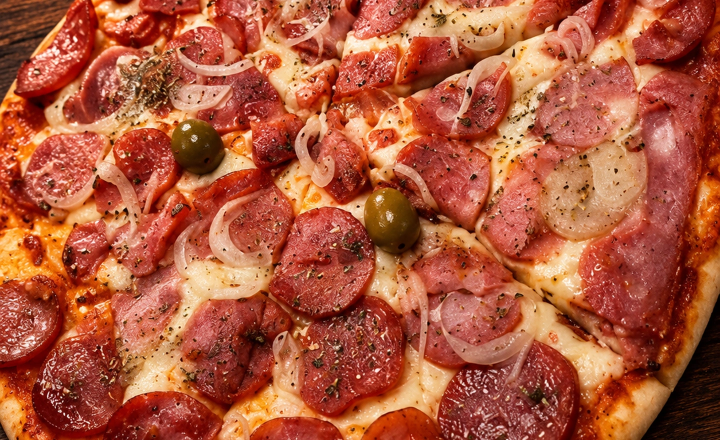
#> input picture assets/card_fotos.webp, 1440 x 880 px (shown at 1/2 size)
$ python -i photo_quality.py   (imports and definitions only)
#> lines starting #> are read from the running program, lines starting #| are printed output that depends on the picture
#> further down, picture is the input picture: PIL image 1440x880 RGB; mean R, G, B 175.6, 88.6, 59.5
"""StayVision V3.2 — diagnóstico e pré-tratamento fotográfico 100% local.

Não usa IA generativa, redes ou créditos. Métricas heurísticas NÃO certificam
nitidez nem fidelidade; qualquer foto transformada requer aprovação humana.
"""
from __future__ import annotations
import json
from pathlib import Path
from PIL import Image, ImageOps, ImageStat, ImageEnhance, ImageFilter

VERSION='SV_PHOTO_QUALITY_3_2'


def _small(im):
    sample=ImageOps.exif_transpose(im).convert('RGB')
    sample.thumbnail((512,512),Image.Resampling.LANCZOS)
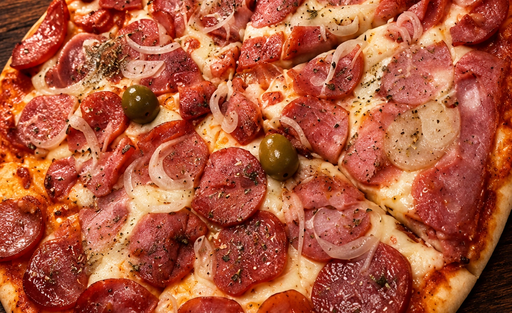
#> sample: PIL image 512x313 RGB; mean R, G, B 175.6, 88.6, 59.5
    return sample


def diagnose(im):
    """Sinais aproximados de risco, sem adivinhar conteúdo ou inventar detalhes."""
    im=ImageOps.exif_transpose(im)
    if im.width<1 or im.height<1:raise ValueError('Imagem vazia.')
    sm=_small(im)
    gray=sm.convert('L'); st=ImageStat.Stat(gray)
#> after `gray = sm.convert('L')`:
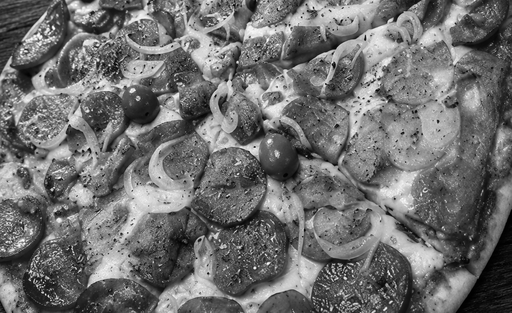
#> gray: PIL image 512x313 L; min 0, max 255, mean 111.3
    brightness=round(st.mean[0],1); contrast=round(st.stddev[0],1)
#> after `brightness = round(st.mean[0], 1)`: brightness = 111.3
#> after `contrast = round(st.stddev[0], 1)`: contrast = 53.1
    hist=gray.histogram();total=max(1,sum(hist))
#> after `hist = gray.histogram()`: hist = 256 values, max 1235 at index 86, min 1 at index 254, mean 626
#> after `total = max(1, sum(hist))`: total = 160256
    shadows=round(100*sum(hist[:26])/total,1)
#> shadows = 3.1
    whites=round(100*sum(hist[245:])/total,1)
#> whites = 0
    # Uma medida de textura, não um detector infalível de desfoque.
    edges=gray.filter(ImageFilter.FIND_EDGES)
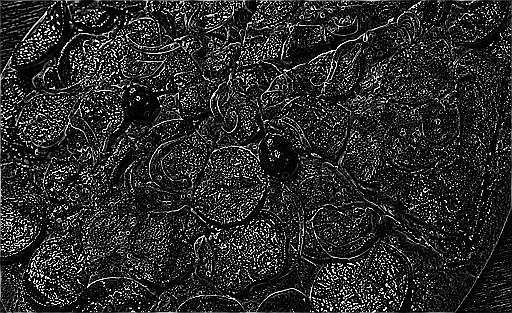
#> edges: PIL image 512x313 L; min 0, max 255, mean 40.6
    if min(edges.size)>20: edges=edges.crop((8,8,edges.width-8,edges.height-8))
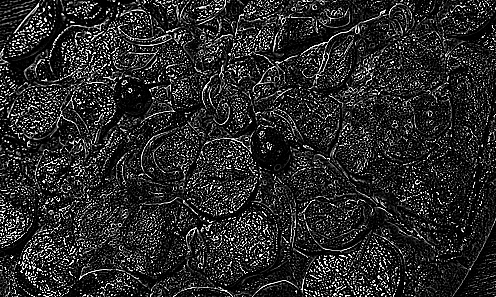
#> edges: PIL image 496x297 L; min 0, max 255, mean 40.5
    sharpness=round(ImageStat.Stat(edges).stddev[0],1)
#> sharpness = 68
    flags=[];risk='baixo'
    if min(im.size)<450:
        flags.append('Resolução muito baixa: detalhes reais podem estar irrecuperáveis.');risk='alto'
    elif min(im.size)<800:
        flags.append('Resolução limitada: ampliar não cria detalhes reais.');risk='moderado'
    if brightness<52 or shadows>48:
        flags.append('Foto muito escura ou com sombras extensas; iluminação precisará de correção.')
        risk='moderado' if risk=='baixo' else risk
    if brightness>224 or whites>48:
        flags.append('Foto muito clara ou com altas luzes estouradas; parte dos detalhes pode estar perdida.')
        risk='moderado' if risk=='baixo' else risk
    if contrast<24:
        flags.append('Baixo contraste: avaliar se a cena tem poucos detalhes ou falta de nitidez.')
    if sharpness<15:
        flags.append('Pouca textura detectada: possível desfoque ou área uniforme; conferir visualmente.')
        risk='moderado' if risk=='baixo' else risk
    # Texto de avaliação precisa limitar a interpretação de falsos positivos.
    return {'version':VERSION,'width':im.width,'height':im.height,
            'brightness_0_255':brightness,'contrast_std':contrast,
            'shadow_pixels_percent':shadows,'highlight_pixels_percent':whites,
            'edge_texture_heuristic':sharpness,'risk':risk,'warnings':flags,
            'measurement_note':'Métricas heurísticas: fundos lisos podem parecer borrados; nitidez real exige inspeção visual.'}


def prepare_reference(im,diagnosis=None):
    """Prepara referência fiel; não simula detalhes nem altera a identidade do objeto."""
    base=ImageOps.exif_transpose(im).convert('RGB')
    report=diagnosis or diagnose(base)
#> report = 11 items
    out=base.copy();actions=[]
    light=report['brightness_0_255']
#> light = 111.3
    if light<98:
        factor=min(1.20,max(1.06,1.11+(90-light)/800))
        out=ImageEnhance.Brightness(out).enhance(factor)
        actions.append('Correção moderada de exposição (não recupera pixels sem informação)')
    elif light>195:
        factor=max(.90,1.0-(light-195)/850)
        out=ImageEnhance.Brightness(out).enhance(factor)
        actions.append('Redução moderada da exposição')
    if report['contrast_std']<45 and 50<light<215:
        out=ImageEnhance.Contrast(out).enhance(1.08)
        actions.append('Ajuste moderado de contraste')
    # Evitar suavização automática que destrua rótulos/texturas.
    # Nunca intensificar artefatos em fotos extremamente pequenas.
    if min(out.size)>=700 and report['edge_texture_heuristic']>=15:
        out=out.filter(ImageFilter.UnsharpMask(radius=1.15,percent=55,threshold=4))
        actions.append('Nitidez suave de bordas existentes, sem reconstrução')
    if not actions:actions=['Referência mantida sem correções automáticas arriscadas']
    return out,{'processor':VERSION,'operations':actions,'quality_before':report,
                'faithfulness_note':'Pré-processamento tonal e nitidez leve; não restaura detalhes ausentes.'}


def _white_border_fraction(im):
    """Heuristic: white neutral pixels in the outer 14% border of the picture.

    Not a product mask; do not use it to assert product accuracy or reject catalog style
    in all industries. It is specific to explicit studio-backdrop fashion requests.
    """
    sm=ImageOps.exif_transpose(im).convert('RGB').resize((128,128),Image.Resampling.BILINEAR)
    px=sm.load();white=0;total=0
    for y in range(128):
        for x in range(128):
            if x<18 or x>=110 or y<18 or y>=110:
                r,g,b=px[x,y];total+=1
                if min(r,g,b)>=237 and max(r,g,b)-min(r,g,b)<18:white+=1
    return white/max(1,total)


def inspect_result(original,processed,sector='generico'):

    """Validação mecânica da imagem final. Não é autorização de publicação."""
    output=diagnose(processed)
    flags=[]
    if min(processed.size)<700:flags.append('Saída pequena: risco ao exportar para redes sociais.')
    if output['brightness_0_255']<35:flags.append('Saída excessivamente escura: revisar.')
    if output['brightness_0_255']>236:flags.append('Saída excessivamente clara: revisar.')
    if output['contrast_std']<13:flags.append('Saída com contraste muito baixo: revisar.')
    original_d=diagnose(original)
    if original_d['risk']=='alto':flags.append('Original de alto risco; detalhes aparentes da IA podem ter sido inventados.')
    # A V3.30 aprovou fotografias de calçados cujo branco genérico foi mantido.
    # Na direção STUDIO para moda isso exige revisão e NUNCA entrega automática.
    if sector=='moda' and _white_border_fraction(original)>0.68 and _white_border_fraction(processed)>0.38:
        flags.append('Fundo branco de catálogo permaneceu; cenário publicitário da StayVision não foi demonstrado. Reter para revisão.')
    return {'version':VERSION,'source':original_d,'result':output,
            'review_flags':flags,
            'status':'REVISAO_PRIORITARIA' if flags else 'REVISAO_HUMANA_OBRIGATORIA',
            'approval':'NAO_APROVADO_AUTOMATICAMENTE',
            'checklist':['Produto/rosto, contagem, tamanho e formato idênticos aos reais',
                         'Rótulos, textos, cores e marcas corretos',
                         'Sem partes artificiais ou objetos inventados',
                         'Detalhes e nitidez aceitáveis em 100% de zoom']}


def save_report(path,report):
    target=Path(path);target.parent.mkdir(parents=True,exist_ok=True)
    target.write_text(json.dumps(report,ensure_ascii=False,indent=2),encoding='utf-8')

>>> from PIL import Image
>>> picture = Image.open('assets/card_fotos.webp')
>>> result = prepare_reference(picture)
